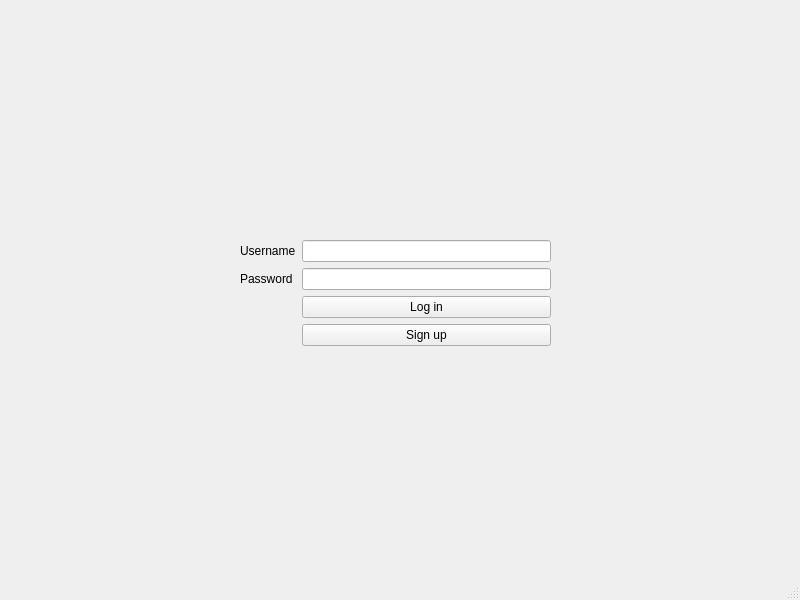
<?xml version="1.0" encoding="UTF-8"?>
<ui version="4.0">
 <class>MainWindow</class>
 <widget class="QMainWindow" name="MainWindow">
  <property name="geometry">
   <rect>
    <x>0</x>
    <y>0</y>
    <width>800</width>
    <height>600</height>
   </rect>
  </property>
  <property name="windowTitle">
   <string>MainWindow</string>
  </property>
  <widget class="QWidget" name="centralwidget">
   <widget class="QWidget" name="">
    <property name="geometry">
     <rect>
      <x>240</x>
      <y>240</y>
      <width>311</width>
      <height>116</height>
     </rect>
    </property>
    <layout class="QFormLayout" name="formLayout">
     <item row="0" column="0">
      <widget class="QLabel" name="username">
       <property name="text">
        <string>Username</string>
       </property>
      </widget>
     </item>
     <item row="0" column="1">
      <widget class="QLineEdit" name="usernameaInput"/>
     </item>
     <item row="1" column="0">
      <widget class="QLabel" name="password">
       <property name="text">
        <string>Password</string>
       </property>
      </widget>
     </item>
     <item row="1" column="1">
      <widget class="QLineEdit" name="passwordInput"/>
     </item>
     <item row="2" column="1">
      <widget class="QPushButton" name="loginBtn">
       <property name="text">
        <string>Log in</string>
       </property>
      </widget>
     </item>
     <item row="3" column="1">
      <widget class="QPushButton" name="loginBtn_2">
       <property name="text">
        <string>Sign up</string>
       </property>
      </widget>
     </item>
    </layout>
   </widget>
  </widget>
  <widget class="QStatusBar" name="statusbar"/>
 </widget>
 <resources/>
 <connections/>
</ui>
